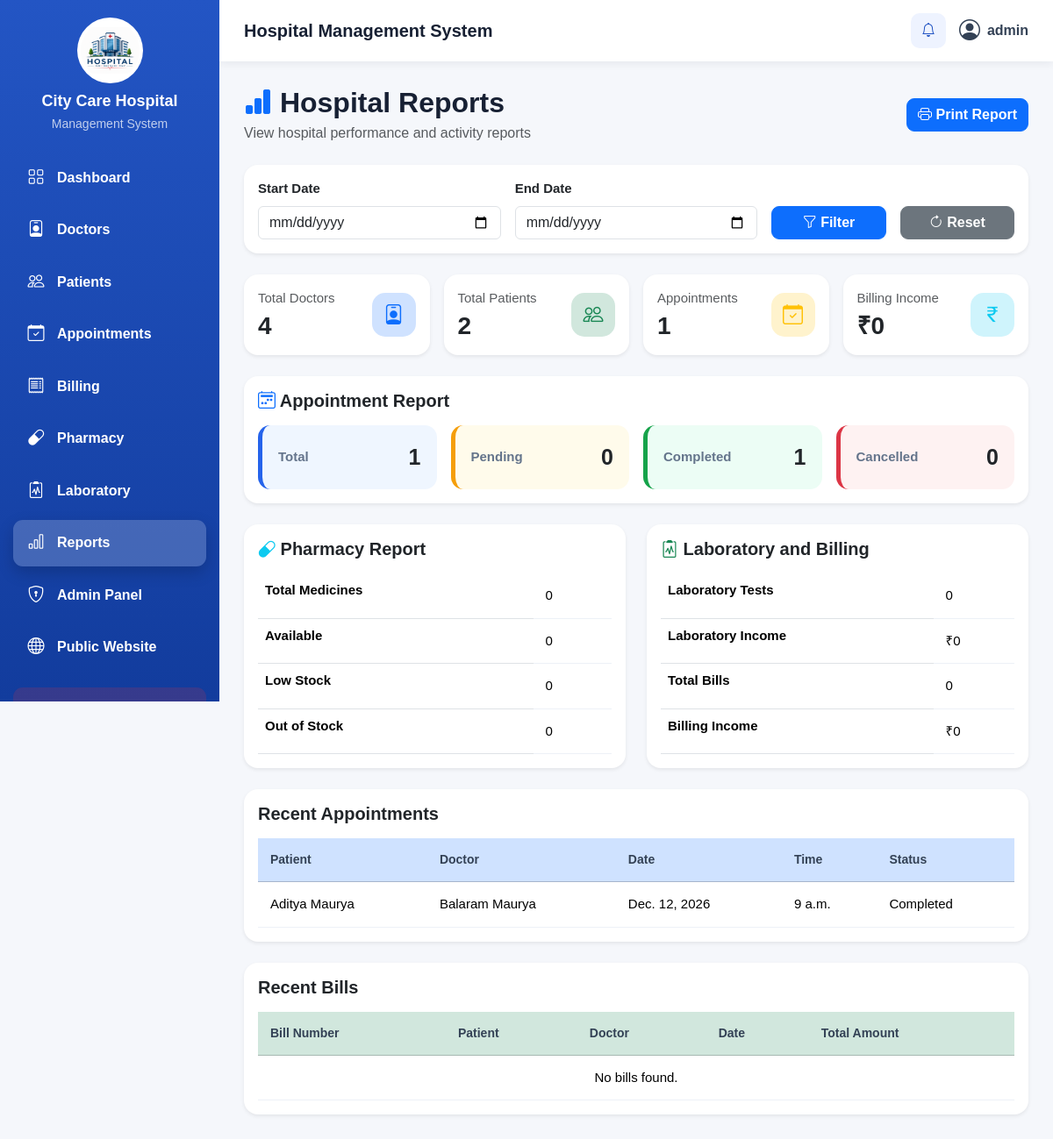
/reports/ (signed in), run on an earlier commit of the app's database.
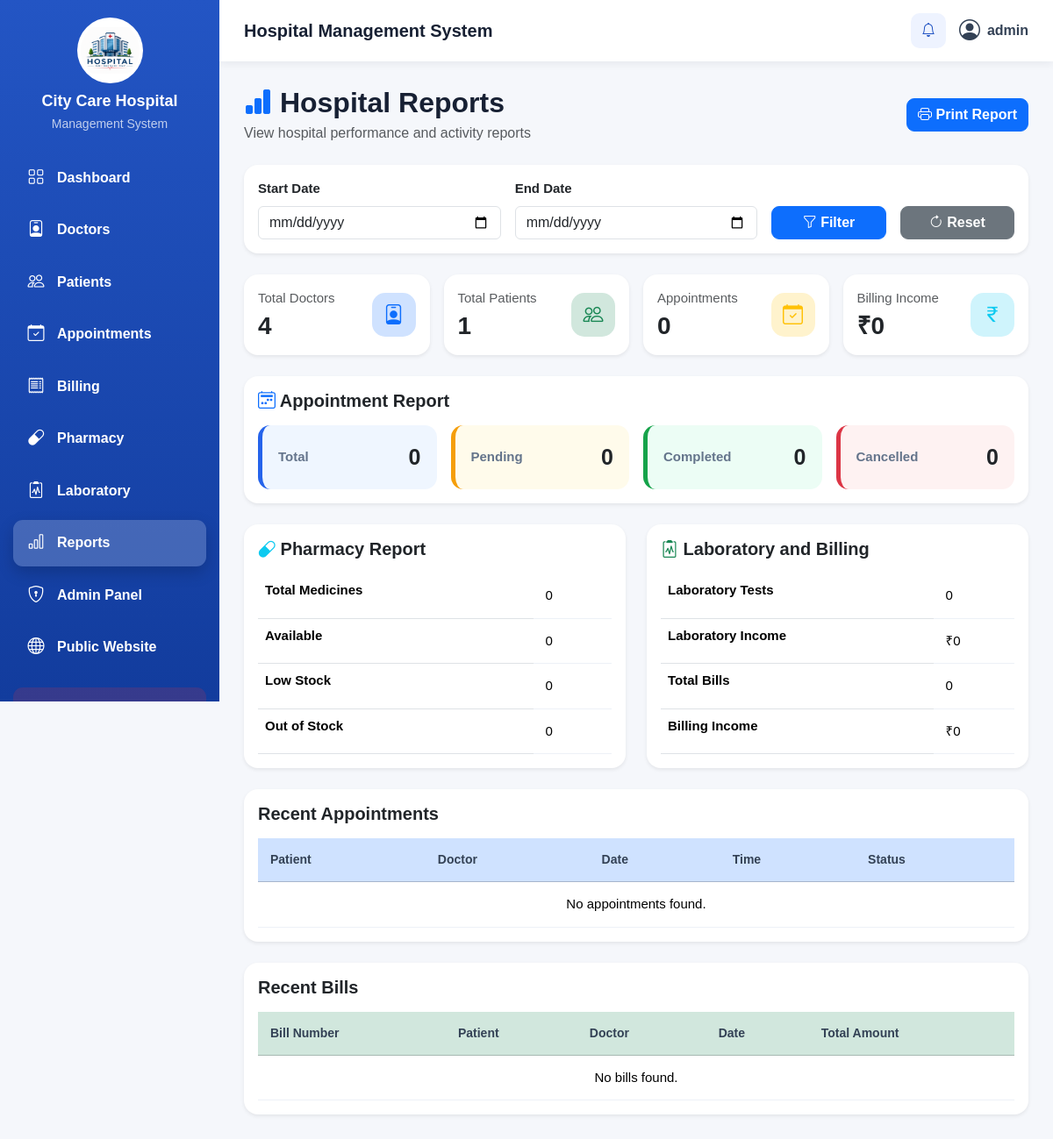
And on a later commit of the database.
### management/models.py (models this page shows, shortened)
class Appointment(models.Model):
    STATUS_CHOICES = [
        ("Pending", "Pending"),
        ("Completed", "Completed"),
        ("Cancelled", "Cancelled"),
    ]
    patient = models.ForeignKey(
        Patient,
        on_delete=models.CASCADE,
        related_name="appointments"
    )
    doctor = models.ForeignKey(
        Doctor,
        on_delete=models.CASCADE,
        related_name="appointments"
    )
    appointment_date = models.DateField()
    appointment_time = models.TimeField()
    symptoms = models.TextField(
        blank=True
    )
    status = models.CharField(
        max_length=20,
        choices=STATUS_CHOICES,
        default="Pending"
    )
    class Meta:
        ordering = [
            "-appointment_date",
            "-appointment_time"
        ]
        constraints = [
            models.UniqueConstraint(
                fields=[
                    "doctor",
                    "appointment_date",
                    "appointment_time",
                ],
                condition=models.Q(
                    status__in=["Pending", "Completed"]
                ),
                name="unique_active_doctor_slot",
            )
        ]

class Patient(models.Model):
    GENDER_CHOICES = [
        ("Male", "Male"),
        ("Female", "Female"),
        ("Other", "Other"),
    ]
    BLOOD_GROUP_CHOICES = [
        ("A+", "A+"),
        ("A-", "A-"),
        ("B+", "B+"),
        ("B-", "B-"),
        ("AB+", "AB+"),
        ("AB-", "AB-"),
        ("O+", "O+"),
        ("O-", "O-"),
    ]
    name = models.CharField(
        max_length=100
    )
    email = models.EmailField(
        blank=True
    )
    age = models.PositiveIntegerField(
        null=True,
        blank=True
    )
    date_of_birth = models.DateField(
        null=True,
        blank=True
    )
    gender = models.CharField(
        max_length=10,
        choices=GENDER_CHOICES,
        blank=True
    )
    phone = models.CharField(
        max_length=15
    )
    aadhaar_number = models.CharField(
        max_length=12,
        blank=True
    )
    address = models.TextField(
        blank=True
    )
    blood_group = models.CharField(
        max_length=5,
        choices=BLOOD_GROUP_CHOICES,
        blank=True
    )
    emergency_contact_name = models.CharField(
        max_length=100,
        blank=True
    )
    emergency_contact_phone = models.CharField(
        max_length=15,
        blank=True
    )
    photo = models.ImageField(
        upload_to="patients/",
        blank=True,
        null=True
    )
    created_at = models.DateTimeField(
        auto_now_add=True
    )
    updated_at = models.DateTimeField(
        auto_now=True
    )
    def __str__(self):
        return self.name

class Doctor(models.Model):
    GENDER_CHOICES = [
        ("Male", "Male"),
        ("Female", "Female"),
        ("Other", "Other"),
    ]
    name = models.CharField(
        max_length=100
    )
    email = models.EmailField(
        blank=True
    )
    specialization = models.CharField(
        max_length=100
    )
    qualification = models.CharField(
        max_length=150,
        blank=True
    )
    medical_registration_number = models.CharField(
        max_length=100,
        blank=True
    )
    experience = models.PositiveIntegerField(
        default=0,
        help_text="Experience in years"
    )
    department = models.ForeignKey(
        Department,
        on_delete=models.SET_NULL,
        null=True,
        blank=True,
        related_name="doctors"
    )
    phone = models.CharField(
        max_length=15
    )
    aadhaar_number = models.CharField(
        max_length=12,
        blank=True
    )
    date_of_birth = models.DateField(
        null=True,
        blank=True
    )
    gender = models.CharField(
        max_length=10,
        choices=GENDER_CHOICES,
        blank=True
    )
    address = models.TextField(
        blank=True
    )
    joining_date = models.DateField(
        null=True,
        blank=True
    )
    photo = models.ImageField(
        upload_to="doctors/",
        blank=True,
        null=True
    )
    fee = models.DecimalField(
        max_digits=10,
        decimal_places=2,
        default=0
    )
    is_active = models.BooleanField(
        default=True
    )
    created_at = models.DateTimeField(
        auto_now_add=True
    )
    updated_at = models.DateTimeField(
        auto_now=True
    )
    class Meta:
        ordering = ["name"]
    def __str__(self):
        return self.name

### management/views.py (the view, shortened to what this page needs)
@role_or_admin_required(['Staff', 'Doctor'])
def reports(request):
    start_date = request.GET.get(
        "start_date",
        ""
    )
    end_date = request.GET.get(
        "end_date",
        ""
    )
    appointments_data = (
        Appointment.objects
        .select_related(
            "patient",
            "doctor"
        )
    )
    bills_data = (
        Billing.objects
        .select_related(
            "patient",
            "doctor"
        )
    )
    laboratory_data = (
        Laboratory.objects
        .select_related(
            "patient"
        )
    )
    total_income = (
        bills_data.aggregate(
            total=Sum("total_amount")
        )["total"] or 0
    )
    laboratory_income = (
        laboratory_data.aggregate(
            total=Sum("test_charge")
        )["total"] or 0
    )
    context = {
        "start_date":
            start_date,
        "end_date":
            end_date,
        "doctor_count":
            Doctor.objects.count(),
        "patient_count":
            Patient.objects.count(),
        "appointment_count":
            appointments_data.count(),
        "pending_appointments":
            appointments_data.filter(
                status="Pending"
            ).count(),
        "completed_appointments":
            appointments_data.filter(
                status="Completed"
            ).count(),
        "cancelled_appointments":
            appointments_data.filter(
                status="Cancelled"
            ).count(),
        "bill_count":
            bills_data.count(),
        "total_income":
            total_income,
        "medicine_count":
            Medicine.objects.count(),
        "available_medicines":
            Medicine.objects.filter(
                status="Available"
            ).count(),
        "out_of_stock_medicines":
            Medicine.objects.filter(
                status="Out of Stock"
            ).count(),
        "low_stock_medicines":
            Medicine.objects.filter(
                stock__lte=10
            ).count(),
        "laboratory_count":
            laboratory_data.count(),
        "laboratory_income":
            laboratory_income,
        "recent_appointments":
            appointments_data.order_by(
                "-appointment_date",
                "-appointment_time"
            )[:10],
        "recent_bills":
            bills_data.order_by(
                "-bill_date",
                "-id"
            )[:10],
    }
    return render(
        request,
        "reports.html",
        context
    )

### management/views.py (called while the page is built, shortened)
def is_admin(user):
    return (
        user.is_authenticated
        and user.is_active
        and user.is_staff
        and user.is_superuser
    )

def role_or_admin_required(allowed_roles):
    def decorator(view_function):
        @wraps(view_function)
        @login_required(login_url="login")
        def wrapper(request, *args, **kwargs):
            if is_admin(request.user):
                return view_function(request, *args, **kwargs)
        return wrapper
    return decorator

### templates/reports.html (shortened to what the changed rows need)
{% extends 'base.html' %}
{% load static %}
{% block content %}
<div class="screen-report">
    <div class="d-flex justify-content-between align-items-center mb-4">
        <div>
            <h2 class="fw-bold mb-1">
                <i class="bi bi-bar-chart-fill text-primary"></i>
                Hospital Reports
            </h2>
        </div>
    </div>
    <div class="row g-3 mb-4">
        <div class="col-xl-3 col-md-6">
            <div class="card border-0 shadow-sm rounded-4 h-100">
                <div class="card-body d-flex justify-content-between align-items-center">
                    <div>
                        <p class="text-muted mb-1">Total Patients</p>
                        <h3 class="fw-bold mb-0">{{ patient_count }}</h3>
                    </div>
                </div>
            </div>
        </div>
        <div class="col-xl-3 col-md-6">
            <div class="card border-0 shadow-sm rounded-4 h-100">
                <div class="card-body d-flex justify-content-between align-items-center">
                    <div>
                        <p class="text-muted mb-1">Appointments</p>
                        <h3 class="fw-bold mb-0">{{ appointment_count }}</h3>
                    </div>
                </div>
            </div>
        </div>
    </div>
    <div class="card border-0 shadow-sm rounded-4 mb-4">
        <div class="card-body">
            <div class="row g-3">
                <div class="col-md-3">
                    <div class="report-small-card">
                        <span>Total</span>
                        <strong>{{ appointment_count }}</strong>
                    </div>
                </div>
                <div class="col-md-3">
                    <div class="report-small-card report-completed">
                        <span>Completed</span>
                        <strong>{{ completed_appointments }}</strong>
                    </div>
                </div>
            </div>
        </div>
    </div>
    <div class="row g-4 mb-4">
        <div class="col-lg-6">
            <div class="card border-0 shadow-sm rounded-4 h-100">
                <div class="card-body">
                    <table class="table">
                        <tr>
                            <th>Total Medicines</th>
                        </tr>
                        <tr>
                            <th>Available</th>
                        </tr>
                        <tr>
                            <th>Low Stock</th>
                        </tr>
                        <tr>
                            <th>Out of Stock</th>
                        </tr>
                    </table>
                </div>
            </div>
        </div>
        <div class="col-lg-6">
            <div class="card border-0 shadow-sm rounded-4 h-100">
                <div class="card-body">
                    <table class="table">
                        <tr>
                            <th>Laboratory Tests</th>
                        </tr>
                        <tr>
                            <th>Laboratory Income</th>
                        </tr>
                        <tr>
                            <th>Total Bills</th>
                        </tr>
                        <tr>
                            <th>Billing Income</th>
                        </tr>
                    </table>
                </div>
            </div>
        </div>
    </div>
    <div class="card border-0 shadow-sm rounded-4 mb-4">
        <div class="card-body">
            <div class="table-responsive">
                <table class="table table-hover align-middle">
                    <thead class="table-primary">
                        <tr>
                            <th>Patient</th>
                            <th>Doctor</th>
                            <th>Date</th>
                            <th>Time</th>
                            <th>Status</th>
                        </tr>
                    </thead>
                    <tbody>
                        {% for appointment in recent_appointments %}
                        <tr>
                            <td>{{ appointment.patient }}</td>
                            <td>{{ appointment.doctor }}</td>
                            <td>{{ appointment.appointment_date }}</td>
                            <td>{{ appointment.appointment_time }}</td>
                            <td>{{ appointment.status }}</td>
                        </tr>
                        {% empty %}
                        <tr>
                            <td colspan="5" class="text-center">
                                No appointments found.
                            </td>
                        </tr>
                        {% endfor %}
                    </tbody>
                </table>
            </div>
        </div>
    </div>
    <div class="card border-0 shadow-sm rounded-4">
        <div class="card-body">
            <div class="table-responsive">
                <table class="table table-hover align-middle">
                    <thead class="table-success">
                        <tr>
                            <th>Bill Number</th>
                            <th>Patient</th>
                            <th>Doctor</th>
                            <th>Date</th>
                            <th>Total Amount</th>
                        </tr>
                    </thead>
                </table>
            </div>
        </div>
    </div>
</div>
{% endblock %}

What changed in the data, as far as the page shows it:
removed Appointment: patient "Aditya Maurya", doctor "Balaram Maurya", appointment_date "Dec. 12, 2026", appointment_time "9 a.m.", status "Completed"
Also different on the page:
{{ patient_count }}: "2" → "1"
{{ appointment_count }}: "1" → "0"
{{ completed_appointments }}: "1" → "0"
text now shown: "No appointments found."
